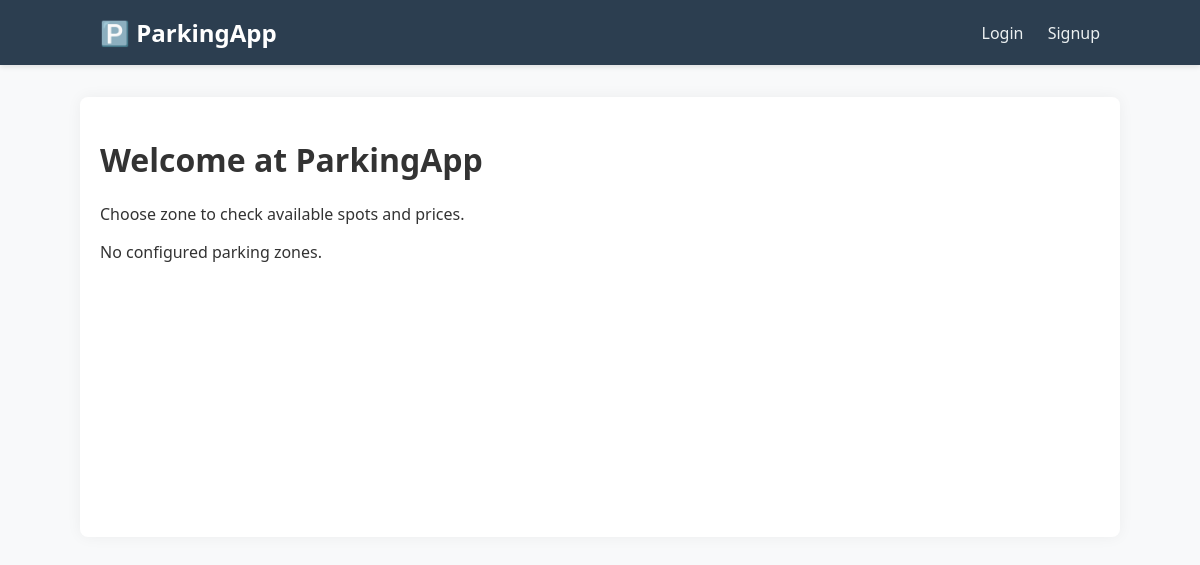
The app's page /, older data.
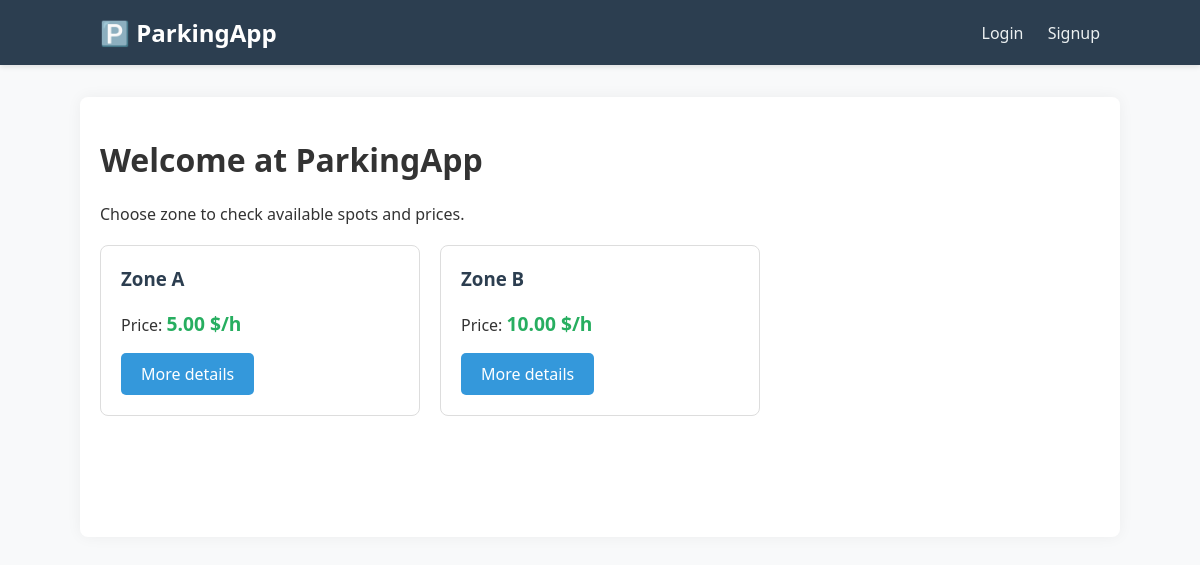
The same page, newer data.
### parking/models.py (models this page shows, shortened)
class ParkingZone(models.Model):
    name = models.CharField(max_length=50, verbose_name="Zone name")
    price_per_hour = models.DecimalField(
        max_digits=6,
        decimal_places=2,
        verbose_name="Price per hour",
        validators=[MinValueValidator(0.00)] # blokuje ujemne liczby
    )

### parking/views.py (the view)
# urls.py: path('', views.home, name='home'),
def home(request):
    zones = ParkingZone.objects.all()
    return render(request, 'parking/home.html', {'zones': zones})

### templates/parking/home.html
{% extends 'base.html' %}
{% block content %}
    <h1>Welcome at ParkingApp</h1>
    <p>Choose zone to check available spots and prices.</p>
    {% if zones %}
        <div class="zone-list">
            {% for zone in zones %}
                <div class="card">
                    <h3>{{ zone.name }}</h3>
                    <p>Price: <span class="price">{{ zone.price_per_hour }} $/h</span></p>
                    <a href="{% url 'zone_detail' zone.id %}" class="btn">More details</a>
                </div>
            {% endfor %}
        </div>
    {% else %}
        <p>No configured parking zones.</p>
    {% endif %}
{% endblock %}

Row changes from the older to the newer data that the page shows:
added ParkingZone: name "Zone A", price_per_hour "5.00"
added ParkingZone: name "Zone B", price_per_hour "10.00"
Text that changed along with them:
text no longer shown: "No configured parking zones."
